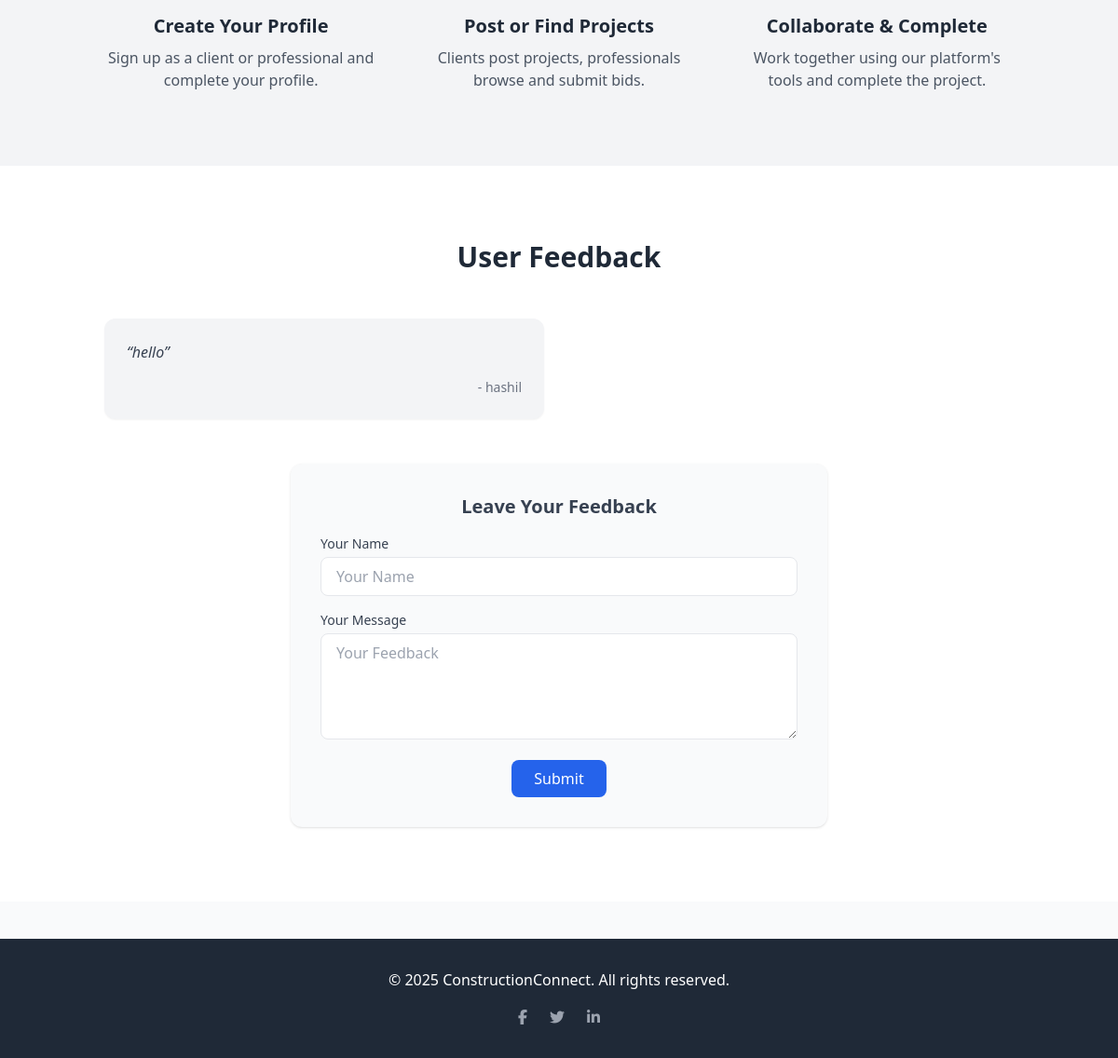
Before: / (lower part) with the older database file.
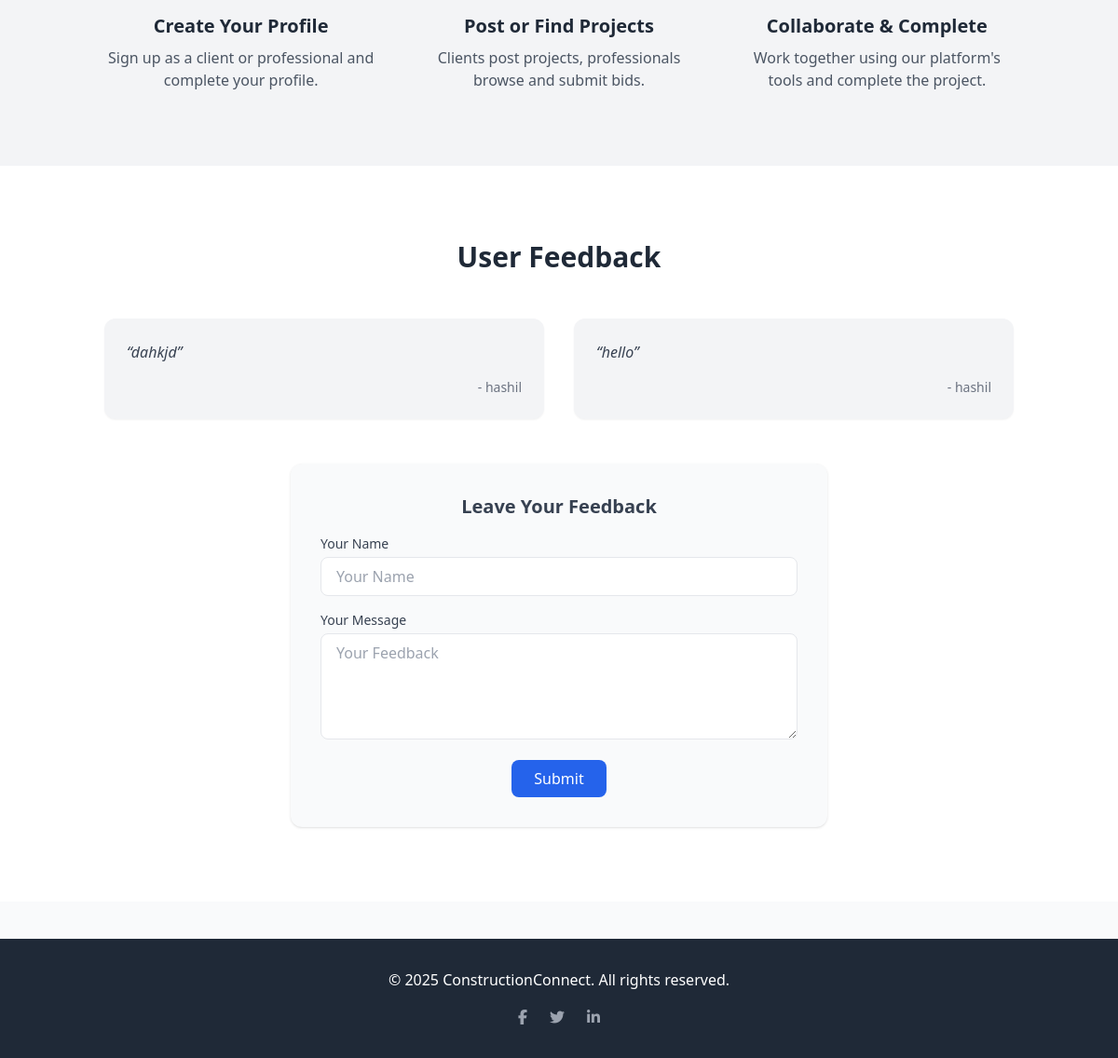
After: the same page with the newer database file.
### profiles/models.py (models this page shows, shortened)
class Feedback(models.Model):
    name = models.CharField(max_length=100)
    message = models.TextField()
    created_at = models.DateTimeField(auto_now_add=True)

### profiles/views.py (the view)
# urls.py: path('', include('profiles.urls')),  # ✅ This will now route to profiles.views.home
def home(request):
    q = request.GET.get('q', '')
    section = request.GET.get('section', 'default')
    engineers = Profile.objects.filter(category='engineer', is_approved=True, name__icontains=q)
    contractors = Profile.objects.filter(category='contractor', is_approved=True, name__icontains=q)
    workers = Profile.objects.filter(category='worker', is_approved=True, name__icontains=q)
    if request.method == 'POST':
        form = FeedbackForm(request.POST)
        if form.is_valid():
            form.save()
            return redirect('/#feedback')  # Redirect to feedback section after submission
    else:
        form = FeedbackForm()
    feedbacks = Feedback.objects.all().order_by('-id')
    empty_engineer_cards = max(0, 3 - engineers.count())
    empty_contractor_cards = max(0, 3 - contractors.count())
    empty_worker_cards = max(0, 3 - workers.count())
    context = {
        'engineers': engineers,
        'contractors': contractors,
        'workers': workers,
        'empty_engineer_cards': range(empty_engineer_cards),
        'empty_contractor_cards': range(empty_contractor_cards),
        'empty_worker_cards': range(empty_worker_cards),
        'q': q,
        'section': section,
        'form': form,
        'feedbacks': feedbacks,
    }
    return render(request, 'home.html', context)

### profiles/forms.py
class FeedbackForm(forms.ModelForm):
    class Meta:
        model = Feedback
        fields = ['name', 'message']
        widgets = {
            'name': forms.TextInput(attrs={'placeholder': 'Your Name'}),
            'message': forms.Textarea(attrs={'placeholder': 'Your Feedback', 'rows': 4}),
        }

### templates/home.html (shortened to what this page needs)
{% extends "base.html" %}
{% load widget_tweaks %}
{% block content %}
<section
  id="how-it-works"
  x-show="section === 'default'"
  x-transition:leave="transition transform duration-700"
  x-transition:leave-end="-translate-x-full opacity-0"
  class="py-20 bg-gray-100"
>
  <div class="container mx-auto px-6">
    <div class="grid md:grid-cols-3 gap-12 text-center">
      <div>
        <h3 class="text-xl font-semibold mb-2">Create Your Profile</h3>
        <p class="text-gray-600">Sign up as a client or professional and complete your profile.</p>
      </div>
      <div>
        <h3 class="text-xl font-semibold mb-2">Post or Find Projects</h3>
        <p class="text-gray-600">Clients post projects, professionals browse and submit bids.</p>
      </div>
      <div>
        <h3 class="text-xl font-semibold mb-2">Collaborate & Complete</h3>
        <p class="text-gray-600">Work together using our platform's tools and complete the project.</p>
      </div>
    </div>
  </div>
</section>
<section class="py-20 bg-white" id="feedback">
  <div class="container mx-auto px-6">
    <h2 class="text-3xl font-bold text-center text-gray-800 mb-12">User Feedback</h2>
    <div class="grid md:grid-cols-2 gap-8 mb-12">
      {% for fb in feedbacks %}
        <div class="bg-gray-100 p-6 rounded-xl shadow-sm">
          <p class="text-gray-700 italic">“{{ fb.message }}”</p>
          <div class="text-sm text-gray-500 mt-4 text-right">- {{ fb.name }}</div>
        </div>
      {% empty %}
        <p class="text-center text-gray-600 col-span-full">No feedback yet. Be the first to leave one!</p>
      {% endfor %}
    </div>
    <div class="max-w-xl mx-auto bg-gray-50 p-8 rounded-xl shadow">
      <h3 class="text-xl font-semibold text-gray-700 mb-4 text-center">Leave Your Feedback</h3>
      <form method="POST" action="#feedback">
        <div class="mb-4">
          <label for="name" class="block text-sm font-medium text-gray-700 mb-1">Your Name</label>
          {{ form.name|add_class:"w-full px-4 py-2 border rounded-lg focus:outline-none focus:ring focus:ring-blue-300" }}
        </div>
        <div class="mb-4">
          <label for="message" class="block text-sm font-medium text-gray-700 mb-1">Your Message</label>
          {{ form.message|add_class:"w-full px-4 py-2 border rounded-lg focus:outline-none focus:ring focus:ring-blue-300" }}
        </div>
        <div class="text-center">
          <button type="submit" class="bg-blue-600 text-white px-6 py-2 rounded-lg hover:bg-blue-700 transition">Submit</button>
        </div>
      </form>
    </div>
  </div>
</section>
{% endblock %}

Changed rows visible on the page:
added Feedback: message "dahkjd", name "hashil"
